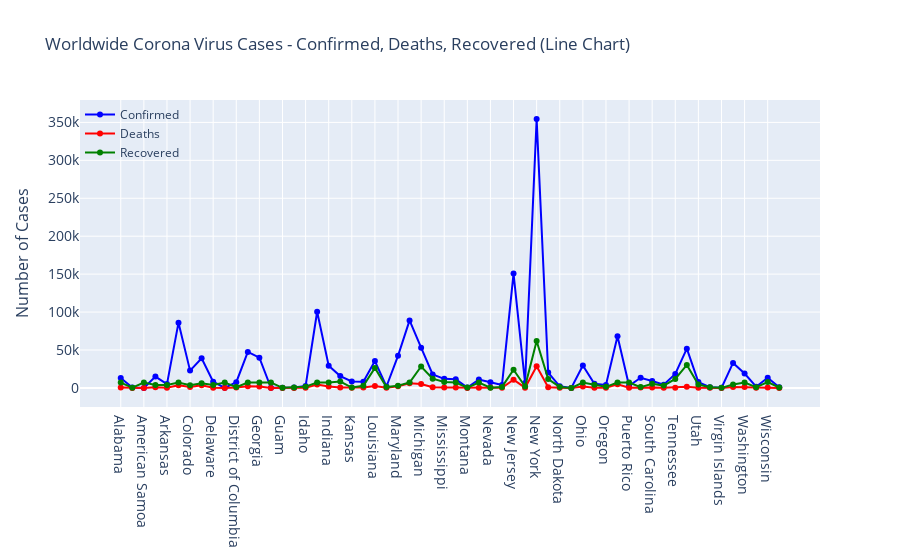

Write notebook code for a chart like this one.
### Code cell
fig = go.Figure()
fig.add_trace(go.Scatter(x=confirmed['Province_State'], 
                         y=confirmed['Confirmed'],
                         mode='lines+markers',
                         name='Confirmed',
                         line=dict(color='blue', width=2)
                        ))
fig.add_trace(go.Scatter(x=deaths['Province_State'], 
                         y=deaths['Deaths'],
                         mode='lines+markers',
                         name='Deaths',
                         line=dict(color='Red', width=2)
                        ))
fig.add_trace(go.Scatter(x=recovered['Province_State'], 
                         y=recovered['Recovered'],
                         mode='lines+markers',
                         name='Recovered',
                         line=dict(color='Green', width=2)
                        ))
fig.update_layout(
    title='Worldwide Corona Virus Cases - Confirmed, Deaths, Recovered (Line Chart)',
    xaxis_tickfont_size=14,
    yaxis=dict(
        title='Number of Cases',
        titlefont_size=16,
        tickfont_size=14,
    ),
    legend=dict(
        x=0,
        y=1.0,
        bgcolor='rgba(255, 255, 255, 0)',
        bordercolor='rgba(255, 255, 255, 0)'
    )
)
fig.show()

### Figure 1 — Plotly figure (JSON) as saved in the notebook; plotly's stock layout.template omitted (floating-point values rounded to 4 significant figures)
{"data": [{"line": {"color": "blue", "width": 2}, "mode": "lines+markers", "name": "Confirmed", "type": "scatter", "x": ["Alabama", "Alaska", "American Samoa", "Arizona", "Arkansas", "California", "Colorado", "Connecticut", "Delaware", "Diamond Princess", "District of Columbia", "Florida", "Georgia", "Grand Princess", "Guam", "Hawaii", "Idaho", "Illinois", "Indiana", "Iowa", "Kansas", "Kentucky", "Louisiana", "Maine", "Maryland", "Massachusetts", "Michigan", "Minnesota", "Mississippi", "Missouri", "Montana", "Nebraska", "Nevada", "New Hampshire", "New Jersey", "New Mexico", "New York", "North Carolina", "North Dakota", "Northern Mariana Islands", "Ohio", "Oklahoma", "Oregon", "Pennsylvania", "Puerto Rico", "Rhode Island", "South Carolina", "South Dakota", "Tennessee", "Texas", "Utah", "Vermont", "Virgin Islands", "Virginia", "Washington", "West Virginia", "Wisconsin", "Wyoming"], "y": [13052, 401, 0, 14906, 5003, 85997, 22797, 39017, 8194, 49, 7551, 47471, 39801, 103, 154, 643, 2506, 100418, 29274, 15620, 8507, 8167, 35316, 1819, 42323, 88970, 53009, 17670, 11967, 11528, 478, 11122, 7388, 3868, 150776, 6317, 354370, 20262, 2095, 21, 29436, 5532, 3801, 68126, 2866, 13356, 9175, 4177, 18412, 51673, 7710, 944, 69, 32908, 18971, 1567, 13413, 787]}, {"line": {"color": "Red", "width": 2}, "mode": "lines+markers", "name": "Deaths", "type": "scatter", "x": ["Alabama", "Alaska", "American Samoa", "Arizona", "Arkansas", "California", "Colorado", "Connecticut", "Delaware", "Diamond Princess", "District of Columbia", "Florida", "Georgia", "Grand Princess", "Guam", "Hawaii", "Idaho", "Illinois", "Indiana", "Iowa", "Kansas", "Kentucky", "Louisiana", "Maine", "Maryland", "Massachusetts", "Michigan", "Minnesota", "Mississippi", "Missouri", "Montana", "Nebraska", "Nevada", "New Hampshire", "New Jersey", "New Mexico", "New York", "North Carolina", "North Dakota", "Northern Mariana Islands", "Ohio", "Oklahoma", "Oregon", "Pennsylvania", "Puerto Rico", "Rhode Island", "South Carolina", "South Dakota", "Tennessee", "Texas", "Utah", "Vermont", "Virgin Islands", "Virginia", "Washington", "West Virginia", "Wisconsin", "Wyoming"], "y": [522, 10, 0, 747, 107, 3497, 1299, 3529, 310, 0, 407, 2096, 1697, 3, 5, 17, 77, 4525, 1864, 393, 202, 376, 2608, 73, 2123, 6066, 5060, 786, 570, 640, 16, 138, 377, 190, 10749, 283, 28636, 726, 49, 2, 1781, 299, 144, 4770, 125, 538, 407, 46, 305, 1426, 90, 54, 6, 1075, 1037, 69, 481, 11]}, {"line": {"color": "Green", "width": 2}, "mode": "lines+markers", "name": "Recovered", "type": "scatter", "x": ["Alabama", "Alaska", "American Samoa", "Arizona", "Arkansas", "California", "Colorado", "Connecticut", "Delaware", "Diamond Princess", "District of Columbia", "Florida", "Georgia", "Grand Princess", "Guam", "Hawaii", "Idaho", "Illinois", "Indiana", "Iowa", "Kansas", "Kentucky", "Louisiana", "Maine", "Maryland", "Massachusetts", "Michigan", "Minnesota", "Mississippi", "Missouri", "Montana", "Nebraska", "Nevada", "New Hampshire", "New Jersey", "New Mexico", "New York", "North Carolina", "North Dakota", "Northern Mariana Islands", "Ohio", "Oklahoma", "Oregon", "Pennsylvania", "Puerto Rico", "Rhode Island", "South Carolina", "South Dakota", "Tennessee", "Texas", "Utah", "Vermont", "Virgin Islands", "Virginia", "Washington", "West Virginia", "Wisconsin", "Wyoming"], "y": [7007.0, 352, 7007.0, 3773, 3852, 7007.0, 3478, 6264, 3965, 7007.0, 1059, 7007.0, 7007.0, 7007.0, 125, 578, 1668, 7007.0, 7007.0, 8362, 473, 2826, 26249, 1100, 2993, 7007.0, 28234, 12227, 7681, 7007.0, 440, 7007.0, 336, 1275, 23945, 1882, 61886, 11637, 1302, 13, 7007.0, 4266, 1406, 7007.0, 7007.0, 1030, 5451, 3023, 11783, 30341, 4423, 824, 61, 4523, 7007.0, 950, 7728, 528]}], "layout": {"legend": {"bgcolor": "rgba(255, 255, 255, 0)", "bordercolor": "rgba(255, 255, 255, 0)", "x": 0, "y": 1}, "title": {"text": "Worldwide Corona Virus Cases - Confirmed, Deaths, Recovered (Line Chart)"}, "xaxis": {"tickfont": {"size": 14}}, "yaxis": {"tickfont": {"size": 14}, "title": {"font": {"size": 16}, "text": "Number of Cases"}}}}
